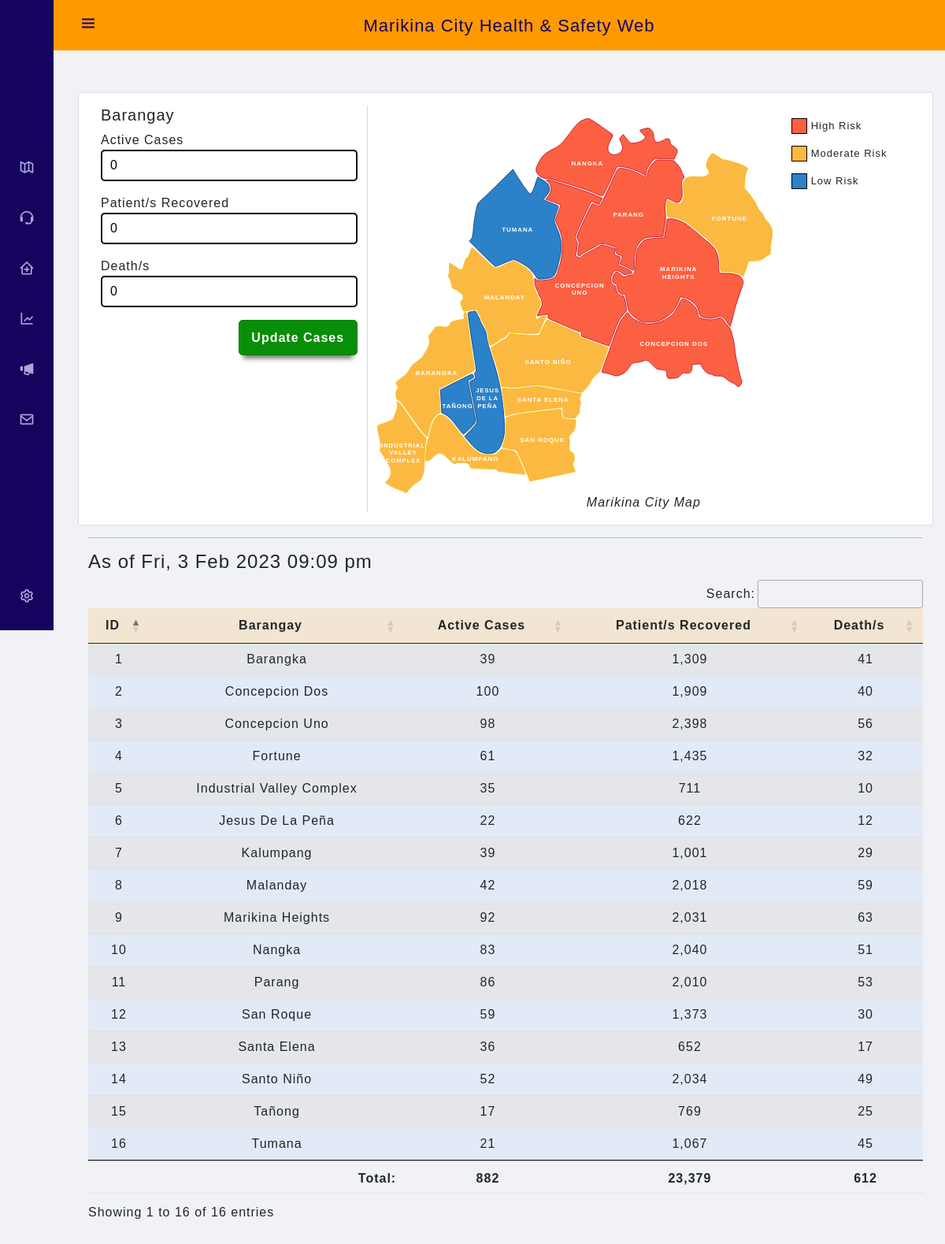
Screenshot of /admin/covid19-cases?barangay-id= (signed in) with the database file from the repository.
### tables this page shows
CREATE TABLE `barangay_cases` (
  `id` int(11) NOT NULL,
  `barangay_id` int(11) NOT NULL,
  `active_cases` int(11) NOT NULL DEFAULT 0,
  `recovered_cases` int(11) NOT NULL DEFAULT 0,
  `death_cases` int(11) NOT NULL DEFAULT 0
);

CREATE TABLE `svg_path` (
  `barangay_id` int(11) NOT NULL,
  `barangay` text NOT NULL,
  `svg_id` text NOT NULL,
  `d` text NOT NULL,
  `label` text NOT NULL
);

### admin/covid19-cases.php (the view, shortened to what this page needs)
<?php require_once "controller.php"; ?>
<?php
if(isset($_COOKIE['ad'])){
    $email = $_COOKIE['ad'];
    $admin_id = $_COOKIE['ai'];
}else{
    $email = $_SESSION['email'];
}
if($email != false){
    $sql = "SELECT * FROM admin WHERE email = '$email'";
    $run_Sql = mysqli_query($conn, $sql);
}else{
    header('Location: login');
}
$sql2 = "SELECT update_time FROM information_schema.tables WHERE table_name = 'barangay_cases'";
$result2 = $conn->query($sql2);
if ($result2->num_rows > 0) {
    while ($row2 = $result2->fetch_assoc()) {
        $mysql_date = $row2['update_time'];
    }
}
$sql3 = "SELECT barangay_cases.barangay_id, svg_path.barangay, barangay_cases.active_cases, barangay_cases.recovered_cases, barangay_cases.death_cases FROM
barangay_cases INNER JOIN svg_path ON barangay_cases.barangay_id=svg_path.barangay_id";
$result3 = $conn->query($sql3);
$sql4 = "SELECT SUM(active_cases) AS total_active_cases, SUM(recovered_cases) AS total_recovered_cases, SUM(death_cases) AS total_death_cases FROM barangay_cases";
$result4 = $conn->query($sql4);
$phpdate = strtotime($mysql_date . "+8 hours");
$mysqldate = date('D\, j M Y h:i a', $phpdate );
?>
<?php include "php/header1.php"; ?>
<?php include "php/header2.php"; ?>
<?php include "php/navigation.php"; ?>
<div class="main-content container-fluid">
    <div class="row profile-form p-3">
        <div class="col-12 col-lg-4 order-lg-first line2">
            <form action="" method="POST" enctype="multipart/form-data">
                <h5>Barangay
                </h5>
                <div class="row mb-3">
                    <div class="col">
                        <label for="confirmed_cases">Active Cases</label><br/>
                        <input type="text" class="login-credentials" id="confirmed_cases" name="active_cases" placeholder="Enter number of active cases" value="<?php if(!empty($active_cases)){echo $active_cases;} else{echo "0";}?>" onkeydown="javascript: return event.keyCode === 8 || event.keyCode === 46 ? true : !isNaN(Number(event.key))"required>
                    </div>
                </div>
                <div class="row mb-3">
                    <div class="col">
                        <label for="recovered_cases">Patient/s Recovered</label><br/>
                        <input type="text" class="login-credentials" id="recovered_cases" name="recovered_cases" placeholder="Enter number of recovered cases" value="<?php if(!empty($recovered_cases)){echo $recovered_cases;} else{echo "0";}?>" onkeydown="javascript: return event.keyCode === 8 || event.keyCode === 46 ? true : !isNaN(Number(event.key))"required>
                    </div>
                </div>
                <div class="row mb-3">
                    <div class="col">
                        <label for="deaths">Death/s</label><br/>
                        <input type="text" class="login-credentials" id="deaths" name="death_cases" placeholder="Enter number of death cases" value="<?php if(!empty($death_cases)){echo $death_cases;}else{echo "0";} ?>" onkeydown="javascript: return event.keyCode === 8 || event.keyCode === 46 ? true : !isNaN(Number(event.key))"required>
                    </div>
                </div>
                <div class="row">
                    <div class="col-6">
                    </div>
                    <div class="col-6">
                        <input class="login-button"  value="Update Cases" name="update-cases" type="submit">
                    </div>
                </div>
            </form>
        </div>
        <div class="col-12 col-lg-8 order-first">
            <div class="row">
                <div class="col-12 col-lg-9 order-first mt-3">
                    <div class="mapdiv">
                    </div>
                </div>
                <div class="col-12 col-lg-3 mt-3">
                    <div class="row">
                        <div class="col-4 col-lg-12 order-first">
                            <div class="box-test">
                                <div class='box red'></div>
                                <span class="box-text">High Risk</span>
                            </div>
                        </div>
                        <div class="col-4 col-lg-12">
                            <div class="box-test">
                                <div class='box yellow'></div>
                                <span class="box-text">Moderate Risk</span>
                            </div>
                        </div>
                        <div class="col-4 col-lg-12">
                            <div class="box-test">
                                <div class='box green'></div>
                                <span class="box-text">Low Risk</span>
                            </div>
                        </div>
                    </div>
                </div>
            </div>
            <div class="row">
                <div style="text-align:center;"><em>Marikina City Map</em></div>
            </div>
        </div>
    </div>
    <hr>
    <h4><?php echo "As of ".$mysqldate; ?></h4>
    <table id="example" class="table table-striped" style="width:100%">
        <thead>
            <tr>
                <th class="row-head" >ID</th>
                <th class="row-head">Barangay</th>
                <th class="row-head">Active Cases</th>
                <th class="row-head">Patient/s Recovered</th>
                <th class="row-head">Death/s</th>
            </tr>
        </thead>
        <tbody>
        <?php
            if ($result3->num_rows > 0) {
                while ($row3 = $result3->fetch_assoc()) {
                    ?>
                        <tr>
                            <td><?php echo $row3['barangay_id']; ?></td>
                            <td><?php echo $row3['barangay']; ?></td>
                            <td><?php echo number_format($row3['active_cases']); ?></td>
                            <td><?php echo number_format($row3['recovered_cases']); ?></td>
                            <td><?php echo number_format($row3['death_cases']); ?></td>
                        </tr>
                <?php }
            }?>
        </tbody>
        <tfoot>
        <?php
            if ($result4->num_rows > 0) {
                while ($row4 = $result4->fetch_assoc()) {
                    ?>
                        <tr>
                            <th colspan="2" style="text-align:right">Total:</th>
                            <th><?php echo number_format($row4['total_active_cases']); ?></th>
                            <th><?php echo number_format($row4['total_recovered_cases']); ?></th>
                            <th><?php echo number_format($row4['total_death_cases']); ?></th>
                        </tr>
                <?php }
            }?>
        </tfoot>
    </table>
</div>
<?php include "php/navigation2.php"; ?>

### admin/php/header1.php (shortened to what this page needs)
<!DOCTYPE html>
<html lang="en">
<head>

### admin/php/header2.php (shortened to what this page needs)
<link rel="stylesheet" href="./css/style.css?v=<?php echo time(); ?>">
<link rel="stylesheet" href="https://cdnjs.cloudflare.com/ajax/libs/font-awesome/5.15.2/css/all.min.css"/>
<link rel="stylesheet" href="https://cdnjs.cloudflare.com/ajax/libs/fancybox/3.5.7/jquery.fancybox.min.css" />
<link rel="stylesheet" href="https://cdnjs.cloudflare.com/ajax/libs/intl-tel-input/17.0.8/css/intlTelInput.css"/>
<link href="https://cdn.jsdelivr.net/npm/bootstrap@5.0.2/dist/css/bootstrap.min.css" rel="stylesheet">
<link href='https://unpkg.com/boxicons@2.0.9/css/boxicons.min.css' rel='stylesheet'>
<link href='https://cdn.datatables.net/1.10.25/css/jquery.dataTables.min.css' rel='stylesheet'>
<link href='https://cdn.datatables.net/buttons/1.7.1/css/buttons.dataTables.min.css' rel='stylesheet'>
<link href='https://cdnjs.cloudflare.com/ajax/libs/twitter-bootstrap/5.0.1/css/bootstrap.min.css' rel='stylesheet'>
<link rel="stylesheet" href="https://cdn.jsdelivr.net/npm/bootstrap-icons@1.3.0/font/bootstrap-icons.css">
</head>

### admin/php/navigation.php (shortened to what this page needs)
<body class='snippet-body body-nav'>
<body id="body-pd">
<header class="header" id="header">
	<div class="header_toggle">
		<i class='bx bx-menu' id="header-toggle" style="color: var(--first-color);"></i>
	</div>
	<span class="nav_title">Marikina City Health & Safety Web</span>
</header>
<div class="l-navbar" id="nav-bar">
	<nav class="nav">
		<div class="nav_logo"></div>
		<div class="nav_list">
			<a href="covid19-cases" class="nav_link <?php if(basename($_SERVER['PHP_SELF'])=='covid19-cases.php'){echo 'active';}else{echo '';} ?>">
				<i class='bx bx-map-alt nav_icon'></i>
			</a>
			<a href="user-assistance?status=unsettled" class="nav_link <?= (basename($_SERVER['PHP_SELF'])=='user-assistance.php')?'active':''; ?>">
				<i class='bx bx-support nav_icon'></i>
			</a>
			<a href="health-centers" class="nav_link <?= (basename($_SERVER['PHP_SELF'])=='health-centers.php')?'active':''; ?>">
				<i class='bx bx-clinic nav_icon'></i>
			</a>
			<a href="statistic-reports" class="nav_link <?= (basename($_SERVER['PHP_SELF'])=='statistic-reports.php')?'active':''; ?>">
				<i class='bx bx-line-chart nav_icon'></i>
			</a>
			<a href="announcements" class="nav_link <?= (basename($_SERVER['PHP_SELF'])=='announcements.php')?'active':''; ?>">
				<i class='bx bxs-megaphone nav_icon'></i>
			</a>
			<a href="messages" class="nav_link <?= (basename($_SERVER['PHP_SELF'])=='messages.php')?'active':''; ?>">
				<i class='bx bx-envelope nav_icon'></i>
			</a>
		</div>
		<a href="#" class="d-flex align-items-center nav_link" id="dropdownUser3" data-bs-toggle="dropdown" aria-expanded="false">
			<i class='bx bx-cog nav_icon'></i>
		</a>
	</nav>
</div>

### admin/php/navigation2.php (shortened to what this page needs)
    </body>
</html>

### admin/css/style.css (style rules this page uses)
* { margin: 0; padding: 0; box-sizing: border-box; text-decoration: none; font-family: 'Helvetica', 'Arial', sans-serif; letter-spacing: 1px; }
html { height: 100%; min-width: 100%; margin:0; padding:0; }
body { background-color: #f0f2f5 !important; }
.dt-center { vertical-align: middle; }
.body-nav { position: relative; margin: var(--header-height) 0 0 0; padding: 0 1rem; font-family: var(--body-font); font-size: var(--normal-font-size); transition: .5s; }
.login-credentials { width: 100%; height: 40px; padding-left: 10px; padding-right: 5px; border-radius: 5px; border: solid 2px black; }
.login-button { width: 100%; height: 45px; color: white; background-color: var(--button-color); border: solid thin green; border-radius: 5px; cursor: pointer; outline: none; transition: 0.4s; -webkit-box-shadow: 0 10px 6px -6px #777; -moz-box-shadow: 0 10px 6px -6px #777; box-shadow: 0 10px 6px -6px #777; font-weight: bold; }
:root { --header-height: 3rem; --nav-width: 68px; --first-color: #15035e; --first-color-light: #AFA5D9; --white-color: #fbf9f6; --orange-color: #ff9900; --dmenu-color: #2605a7; --button-color: #088e08; --body-font: 'Nunito', sans-serif; --normal-font-size: 1rem; --z-fixed: 100 }
a { text-decoration: none; }
.header { width: 100%; height: var(--header-height); position: fixed; top: 0; left: 0; display: flex; align-items: center; justify-content: space-between; padding: 0 1rem; background-color: var(--orange-color); z-index: var(--z-fixed); transition: .5s; }
.header_toggle { color: var(--first-color); font-size: 1.5rem; cursor: pointer; }
.l-navbar { position: fixed; top: 0; left: -30%; width: var(--nav-width); height: 100vh; background-color: var(--first-color); padding: .5rem 1rem 0 0; transition: .5s; z-index: var(--z-fixed); }
.nav { height: 100%; display: flex; flex-direction: column; justify-content: space-between; overflow: hidden; }
.nav_logo, .nav_link, .dmenu_link { display: grid; grid-template-columns: max-content max-content; align-items: center; column-gap: 1rem; padding: .5rem 0 .5rem 1.5rem; }
.nav_logo { word-wrap: break-word; }
.nav_link { position: relative; color: var(--first-color-light); margin-bottom: 1.5rem; transition: .3s; text-decoration: none; }
.nav_icon { font-size: 1.25rem; }
.active::before { content: ''; position: absolute; left: 0; height: 32px; background-color: var(--white-color); }
@media screen and (min-width: 640px) { .body-nav { margin: calc(var(--header-height) + 1rem) 0 0 0; padding-left: calc(var(--nav-width) + 2rem) } }
@media screen and (min-width: 640px) { .header { height: calc(var(--header-height) + 1rem); padding: 0 2rem 0 calc(var(--nav-width) + 2rem); } }
@media screen and (min-width: 640px) { .l-navbar { left: 0; padding: 1rem 1rem 0 0; } }
.nav_title { margin-left: auto; margin-right: auto; display: block; font-size: 22px; color: var(--first-color); }
.main-content { padding: 5%; background-color: #f0f2f5; }
.even { background-color: rgba(151, 187, 255, 0.15) !important; }
.row-head { background-color: rgba(255, 153, 0, 0.15) !important; }
.profile-form { height: 100%; margin-left: auto; margin-right: auto; display: block; background-color: white; border-radius: 3px; box-shadow: 0px 0px 1px 1px rgba(212,212,212,0.75); -webkit-box-shadow: 0px 0px 1px 1px rgba(212,212,212,0.75); -moz-box-shadow: 0px 0px 1px 1px rgba(212,212,212,0.75); }
.box-test { display : flex; align-items : center; margin-bottom: 15px; }
.box-text { font-size: 13px; }
.box { height: 20px; width: 20px; border: 1px solid black; margin-right : 5px; }
.red { background-color: #fc6042; fill: #fc6042; stroke: #BA0020FF; }
.yellow { background-color: #fcb941; fill: #fcb941; stroke: #F6BB0A; }
.green { background-color: #2c82c9; fill: #2c82c9; stroke: #013375; }
.line, .line2 { border-right: 1px solid #d6d5d5; }

### rows the page displays
barangay_cases: barangay "1", barangay.barangay "Barangka", active_cases "39", recovered_cases "1,309", death_cases "41"
barangay_cases: barangay "2", barangay.barangay "Concepcion Dos", active_cases "100", recovered_cases "1,909", death_cases "40"
barangay_cases: barangay "3", barangay.barangay "Concepcion Uno", active_cases "98", recovered_cases "2,398", death_cases "56"
barangay_cases: barangay "4", barangay.barangay "Fortune", active_cases "61", recovered_cases "1,435", death_cases "32"
barangay_cases: barangay "5", barangay.barangay "Industrial Valley Complex", active_cases "35", recovered_cases "711", death_cases "10"
barangay_cases: barangay "6", barangay.barangay "Jesus De La Peña", active_cases "22", recovered_cases "622", death_cases "12"
barangay_cases: barangay "7", barangay.barangay "Kalumpang", active_cases "39", recovered_cases "1,001", death_cases "29"
barangay_cases: barangay "8", barangay.barangay "Malanday", active_cases "42", recovered_cases "2,018", death_cases "59"
barangay_cases: barangay "9", barangay.barangay "Marikina Heights", active_cases "92", recovered_cases "2,031", death_cases "63"
barangay_cases: barangay "10", barangay.barangay "Nangka", active_cases "83", recovered_cases "2,040", death_cases "51"
barangay_cases: barangay "11", barangay.barangay "Parang", active_cases "86", recovered_cases "2,010", death_cases "53"
barangay_cases: barangay "12", barangay.barangay "San Roque", active_cases "59", recovered_cases "1,373", death_cases "30"
barangay_cases: barangay "13", barangay.barangay "Santa Elena", active_cases "36", recovered_cases "652", death_cases "17"
barangay_cases: barangay "14", barangay.barangay "Santo Niño", active_cases "52", recovered_cases "2,034", death_cases "49"
barangay_cases: barangay "15", barangay.barangay "Tañong", active_cases "17", recovered_cases "769", death_cases "25"
barangay_cases: barangay "16", barangay.barangay "Tumana", active_cases "21", recovered_cases "1,067", death_cases "45"

### other values shown
$mysqldate "Fri, 3 Feb 2023 09:09 pm"
$row4['total_active_cases'] "882"
$row4['total_recovered_cases'] "23,379"
$row4['total_death_cases'] "612"
